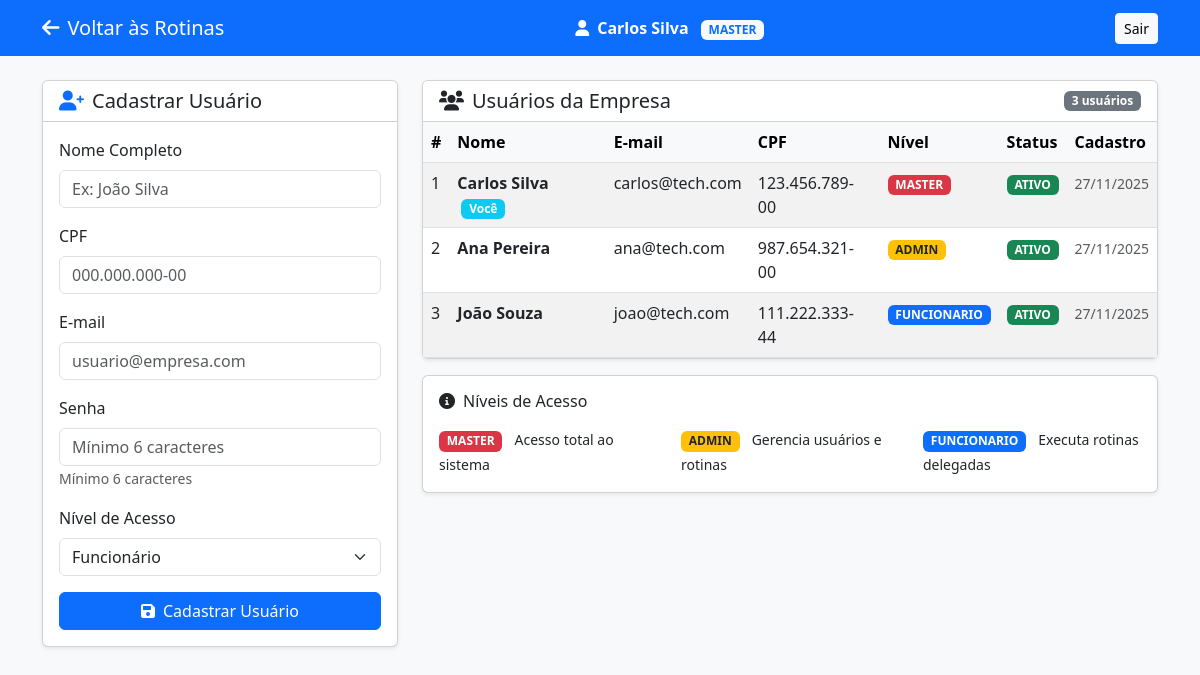
/php/cadastro_usuario.php (signed in), run on the app's committed database.
### tables this page shows
CREATE TABLE `usuario` (
  `idUsuario` int(11) NOT NULL,
  `idEmpresa` int(11) NOT NULL,
  `nome` varchar(255) NOT NULL,
  `cpf` varchar(14) NOT NULL,
  `email` varchar(255) NOT NULL,
  `senhaHash` varchar(255) NOT NULL,
  `nivel` enum('MASTER','ADMIN','FUNCIONARIO') NOT NULL,
  `status` enum('ATIVO','INATIVO','BLOQUEADO') NOT NULL DEFAULT 'ATIVO',
  `segredo2FA` varchar(255) DEFAULT NULL,
  `dataHoraInsercao` datetime DEFAULT current_timestamp()
);

### php/cadastro_usuario.php (the view, shortened to what this page needs)
<?php
require_once 'conexao.php';
$idUsuario = $_SESSION['idUsuario'];
$idEmpresa = $_SESSION['idEmpresa'];
$nivelUsuario = $_SESSION['nivel'];
$sqlUsuarios = "
    SELECT u.*, e.nome AS nome_empresa
    FROM Usuario u
    JOIN Empresa e ON u.idEmpresa = e.idEmpresa
    WHERE u.idEmpresa = :idEmpresa
    ORDER BY u.dataHoraInsercao DESC
";
$stmt = $pdo->prepare($sqlUsuarios);
$stmt->execute([':idEmpresa' => $idEmpresa]);
$usuarios = $stmt->fetchAll(PDO::FETCH_ASSOC);
?>
<!DOCTYPE html>
<html lang="pt-br">
<head>
    <link href="https://cdn.jsdelivr.net/npm/bootstrap@5.3.0/dist/css/bootstrap.min.css" rel="stylesheet">
    <link href="https://cdnjs.cloudflare.com/ajax/libs/font-awesome/6.0.0/css/all.min.css" rel="stylesheet">
</head>
<body class="bg-light">
<nav class="navbar navbar-expand-lg navbar-dark bg-primary mb-4">
    <div class="container">
        <a class="navbar-brand" href="interface.php">
            <i class="fas fa-arrow-left me-2"></i>Voltar às Rotinas
        </a>
        <span class="text-white">
            <i class="fas fa-user me-2"></i><strong><?= $_SESSION['nome'] ?></strong>
            <span class="badge bg-light text-primary ms-2"><?= $nivelUsuario ?></span>
        </span>
        <a href="logout.php" class="btn btn-light btn-sm ms-3">Sair</a>
    </div>
</nav>
<div class="container">
    <div class="row">
        <div class="col-md-4">
            <div class="card shadow-sm mb-4">
                <div class="card-header bg-white">
                    <h5 class="card-title mb-0">
                        <i class="fas fa-user-plus text-primary me-2"></i>Cadastrar Usuário
                    </h5>
                </div>
                <div class="card-body">
                    <?php if ($nivelUsuario == 'ADMIN' || $nivelUsuario == 'MASTER'): ?>
                    <form method="POST">
                        <div class="mb-3">
                            <label class="form-label">Nome Completo</label>
                            <input type="text" name="nome" class="form-control"
                                   placeholder="Ex: João Silva" required>
                        </div>
                        <div class="mb-3">
                            <label class="form-label">CPF</label>
                            <input type="text" name="cpf" class="form-control"
                                   placeholder="000.000.000-00"
                                   maxlength="14" required>
                        </div>
                        <div class="mb-3">
                            <label class="form-label">E-mail</label>
                            <input type="email" name="email" class="form-control"
                                   placeholder="usuario@empresa.com" required>
                        </div>
                        <div class="mb-3">
                            <label class="form-label">Senha</label>
                            <input type="password" name="senha" class="form-control"
                                   placeholder="Mínimo 6 caracteres"
                                   minlength="6" required>
                            <small class="text-muted">Mínimo 6 caracteres</small>
                        </div>
                        <div class="mb-3">
                            <label class="form-label">Nível de Acesso</label>
                            <select name="nivel" class="form-select" required>
                                <option value="FUNCIONARIO">Funcionário</option>
                            </select>
                        </div>
                        <div class="d-grid">
                            <button type="submit" class="btn btn-primary">
                                <i class="fas fa-save me-2"></i>Cadastrar Usuário
                            </button>
                        </div>
                    </form>
                    <?php endif; ?>
                </div>
            </div>
        </div>
        <div class="col-md-8">
            <div class="card shadow-sm">
                <div class="card-header bg-white d-flex justify-content-between align-items-center">
                    <h5 class="card-title mb-0">
                        <i class="fas fa-users me-2"></i>Usuários da Empresa
                    </h5>
                    <span class="badge bg-secondary"><?= count($usuarios) ?> usuários</span>
                </div>
                <div class="table-responsive">
                    <table class="table table-hover table-striped mb-0">
                        <thead class="table-light">
                            <tr>
                                <th>#</th>
                                <th>Nome</th>
                                <th>E-mail</th>
                                <th>CPF</th>
                                <th>Nível</th>
                                <th>Status</th>
                                <th>Cadastro</th>
                            </tr>
                        </thead>
                        <tbody>
                        <?php if ($usuarios): ?>
                            <?php foreach ($usuarios as $u): ?>
                                <tr>
                                    <td><?= $u['idUsuario'] ?></td>
                                    <td>
                                        <strong><?= htmlspecialchars($u['nome']) ?></strong>
                                        <?php if ($u['idUsuario'] == $idUsuario): ?>
                                            <span class="badge bg-info text-white ms-1">Você</span>
                                        <?php endif; ?>
                                    </td>
                                    <td><?= htmlspecialchars($u['email']) ?></td>
                                    <td><?= htmlspecialchars($u['cpf']) ?></td>
                                    <td>
                                        <?php
                                            $nivelClass = [
                                                'MASTER' => 'bg-danger',
                                                'ADMIN' => 'bg-warning text-dark',
                                                'FUNCIONARIO' => 'bg-primary'
                                            ][$u['nivel']] ?? 'bg-secondary';
                                        ?>
                                        <span class="badge <?= $nivelClass ?>"><?= $u['nivel'] ?></span>
                                    </td>
                                    <td>
                                        <?php
                                            $statusClass = [
                                                'ATIVO' => 'bg-success',
                                                'INATIVO' => 'bg-secondary',
                                                'BLOQUEADO' => 'bg-danger'
                                            ][$u['status']] ?? 'bg-secondary';
                                        ?>
                                        <span class="badge <?= $statusClass ?>"><?= $u['status'] ?></span>
                                    </td>
                                    <td>
                                        <small class="text-muted">
                                            <?= date('d/m/Y', strtotime($u['dataHoraInsercao'])) ?>
                                        </small>
                                    </td>
                                </tr>
                            <?php endforeach; ?>
                        <?php endif; ?>
                        </tbody>
                    </table>
                </div>
            </div>
            <div class="card shadow-sm mt-3">
                <div class="card-body">
                    <h6 class="mb-3"><i class="fas fa-info-circle me-2"></i>Níveis de Acesso</h6>
                    <div class="row">
                        <div class="col-md-4">
                            <span class="badge bg-danger me-2">MASTER</span>
                            <small>Acesso total ao sistema</small>
                        </div>
                        <div class="col-md-4">
                            <span class="badge bg-warning text-dark me-2">ADMIN</span>
                            <small>Gerencia usuários e rotinas</small>
                        </div>
                        <div class="col-md-4">
                            <span class="badge bg-primary me-2">FUNCIONARIO</span>
                            <small>Executa rotinas delegadas</small>
                        </div>
                    </div>
                </div>
            </div>
        </div>
    </div>
</div>
</body>
</html>

### data on the page
usuario: idUsuario "1", nome "Carlos Silva", shows "Você", email "carlos@tech.com", cpf "123.456.789-00", nivel "MASTER", status "ATIVO", dataHoraInsercao "27/11/2025"
usuario: idUsuario "2", nome "Ana Pereira", email "ana@tech.com", cpf "987.654.321-00", nivel "ADMIN", status "ATIVO", dataHoraInsercao "27/11/2025"
usuario: idUsuario "3", nome "João Souza", email "joao@tech.com", cpf "111.222.333-44", nivel "FUNCIONARIO", status "ATIVO", dataHoraInsercao "27/11/2025"

### other printed values
$_SESSION['nome'] "Carlos Silva"
$nivelUsuario "MASTER"
count($usuarios) "3"
